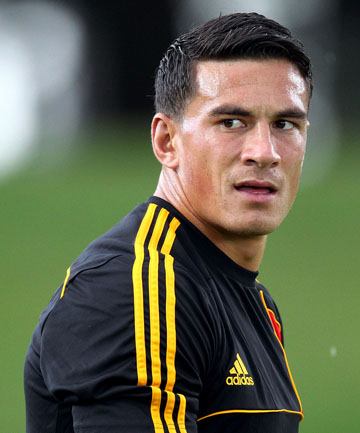
#> input picture featureselection/sbw.jpg, 360 x 433 px
$ python static_sift.py   (older library calls are emulated)
#> lines starting #> are read from the running program, lines starting #| are printed output that depends on the picture
import cv2
import numpy as np
img = cv2.imread('sbw.jpg')
#> img is the input picture: shape (433, 360, 3); mean B, G, R 76, 99, 95.9
gray= cv2.cvtColor(img,cv2.COLOR_BGR2GRAY)
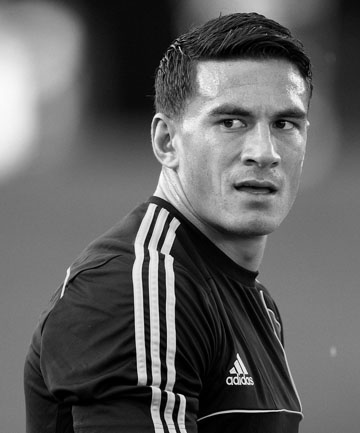
#> gray: shape (433, 360); min 0, max 254, mean 95.5
sift = cv2.SIFT()
kp = sift.detect(gray,None)
#> kp = 425 keypoints; strongest (x, y, size): (236, 381, 2), (182, 398, 4.1), (232, 371, 3.4), (175, 223, 5.8)
img=cv2.drawKeypoints(gray,kp)
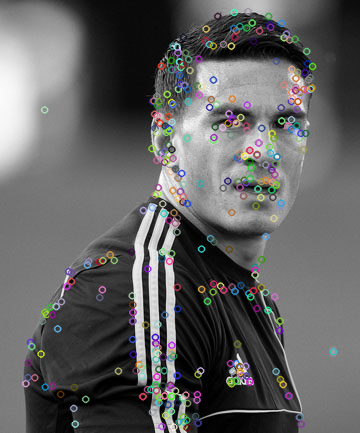
#> img: shape (433, 360, 3); mean of channels 0, 1, 2 96.7, 96.7, 96.8; drawn as B, G, R

cv2.imshow('img',img)
cv2.imwrite('sift_keypoints.jpg',img)
# cv2.waitKey(1)
# cv2.destroyAllWindows()

#vcv2.imshow('sift_keypoints.jpg',img)
